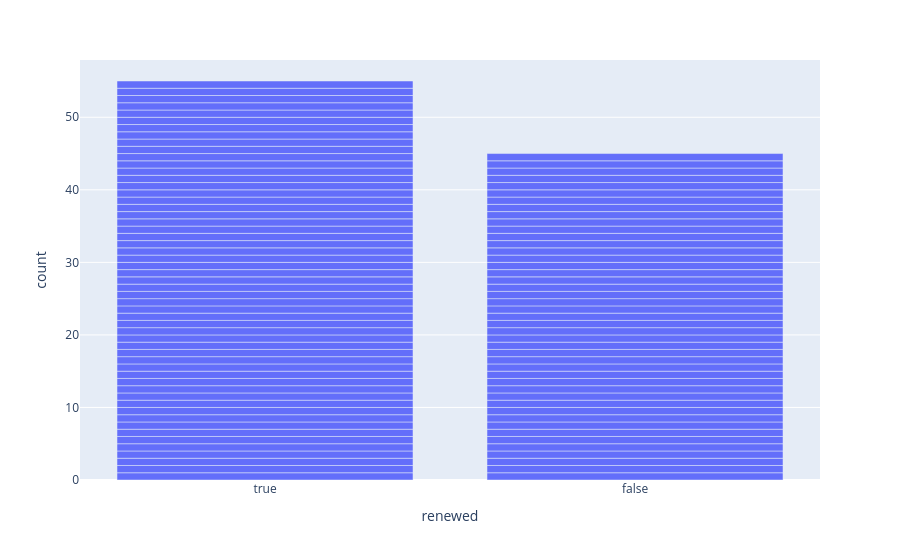

This figure's notebook cell:
### Code cell
px.bar(
    df_client_sub,
    x = "renewed"
)

### Figure 1 — Plotly figure (JSON) as saved in the notebook; plotly's stock layout.template omitted (floating-point values rounded to 4 significant figures)
{"data": [{"hovertemplate": "renewed=%{x}<br>count=%{y}<extra></extra>", "legendgroup": "", "marker": {"color": "#636efa", "pattern": {"shape": ""}}, "name": "", "orientation": "v", "showlegend": false, "textposition": "auto", "type": "bar", "x": [true, false, true, false, false, true, true, true, false, false, false, false, true, true, true, false, true, true, true, false, false, false, true, true, true, true, true, true, true, false, false, false, false, true, true, true, true, false, true, false, false, false, true, true, true, false, false, false, true, false, false, false, false, true, true, true, true, true, true, false, false, false, false, true, false, true, true, true, true, false, true, true, false, false, true, true, false, false, true, true, true, true, true, false, true, false, true, true, true, false, true, false, true, false, false, false, false, false, true, true], "xaxis": "x", "y": [1, 1, 1, 1, 1, 1, 1, 1, 1, 1, 1, 1, 1, 1, 1, 1, 1, 1, 1, 1, 1, 1, 1, 1, 1, 1, 1, 1, 1, 1, 1, 1, 1, 1, 1, 1, 1, 1, 1, 1, 1, 1, 1, 1, 1, 1, 1, 1, 1, 1, 1, 1, 1, 1, 1, 1, 1, 1, 1, 1, 1, 1, 1, 1, 1, 1, 1, 1, 1, 1, 1, 1, 1, 1, 1, 1, 1, 1, 1, 1, 1, 1, 1, 1, 1, 1, 1, 1, 1, 1, 1, 1, 1, 1, 1, 1, 1, 1, 1, 1], "yaxis": "y"}], "layout": {"barmode": "relative", "legend": {"tracegroupgap": 0}, "margin": {"t": 60}, "xaxis": {"anchor": "y", "domain": [0, 1], "title": {"text": "renewed"}}, "yaxis": {"anchor": "x", "domain": [0, 1], "title": {"text": "count"}}}}
